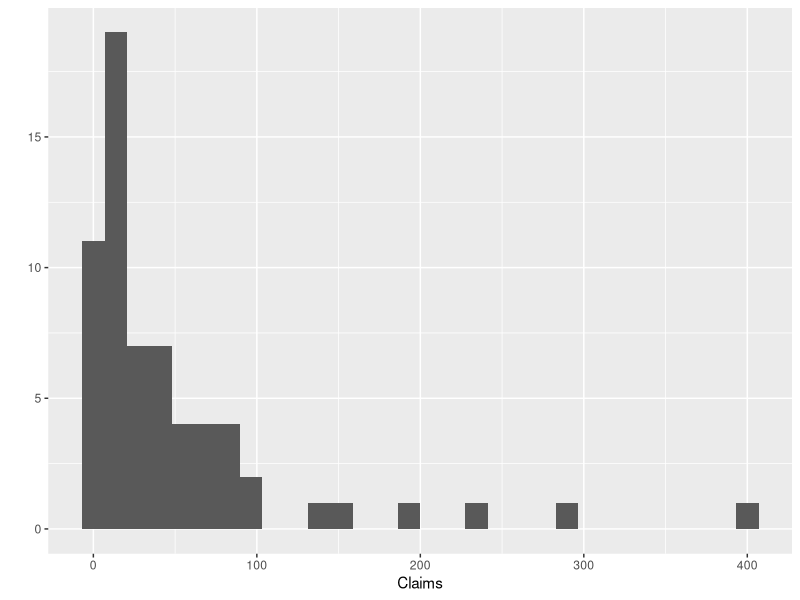
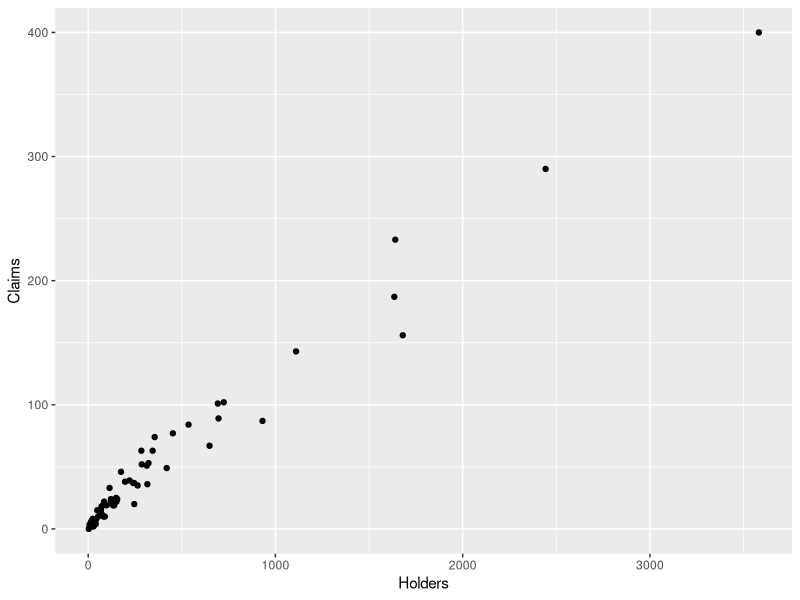
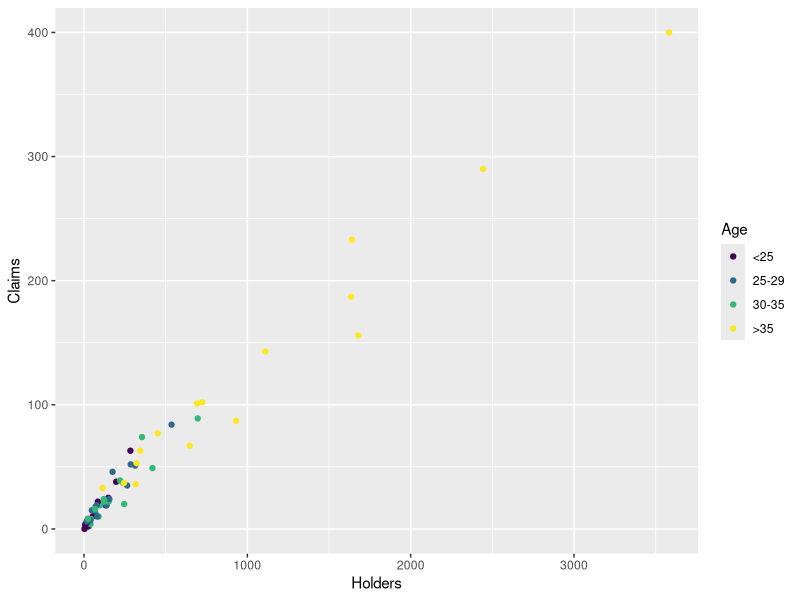
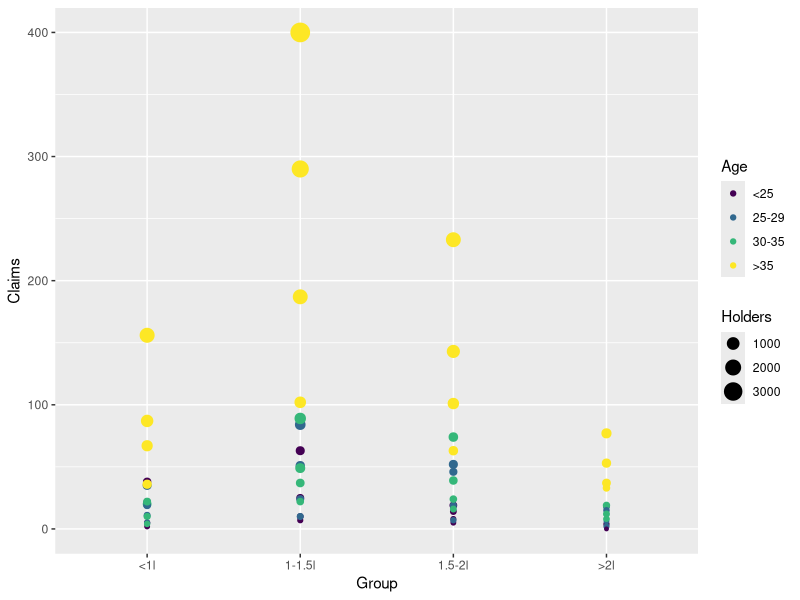
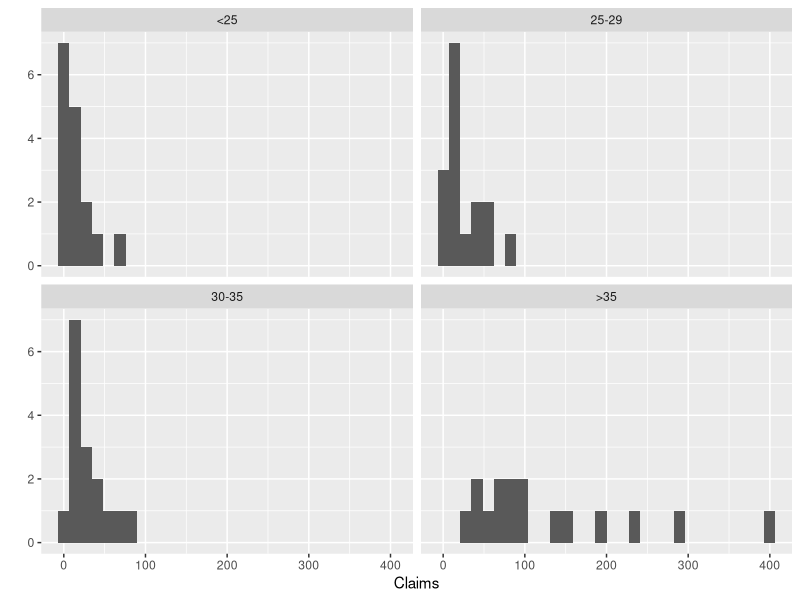
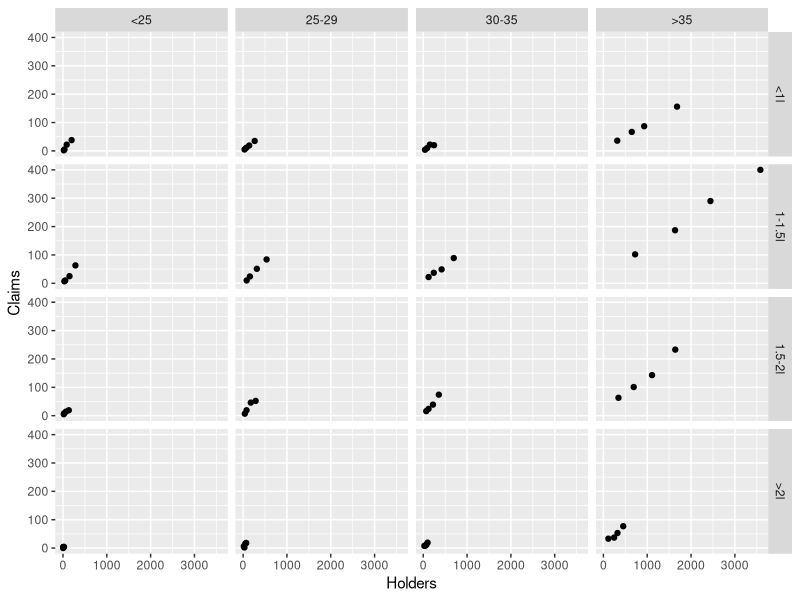
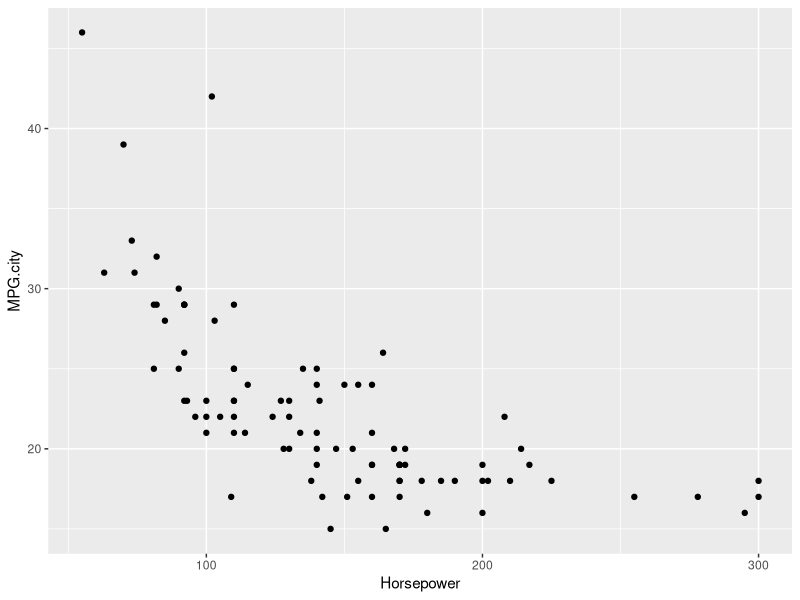

Here is the R script that generated these plots, in order:
## ---- chunk 1
knitr::opts_chunk$set(echo = TRUE, message = FALSE)
## ---- chunk 2
# Install if you haven't
# install.packages('ggplot2')
library(ggplot2)
## ---- chunk 3
library(MASS)

# Histogram is default for one variable
qplot(Claims, data = Insurance)
## ---- chunk 4
# Scatterplot is default for two variables
qplot(Holders, Claims, data = Insurance)
## ---- chunk 5
# Add 3rd variable to aesthethics such as colour, size, fill
qplot(Holders, Claims, colour = Age, data = Insurance)
## ---- chunk 6
# Don't ever do this, it's very hard to interpret
qplot(Group, Claims, size = Holders, colour = Age, data = Insurance)
## ---- chunk 7
# Facet breaks up a plot by a group.
qplot(Claims, facets = ~ Age, data = Insurance)
## ---- chunk 8
qplot(Holders, Claims, facets = Group ~ Age, data = Insurance)
## ---- chunk 9
ggplot(data=Cars93, aes(x = Horsepower, y = MPG.city)) +
  geom_point()
